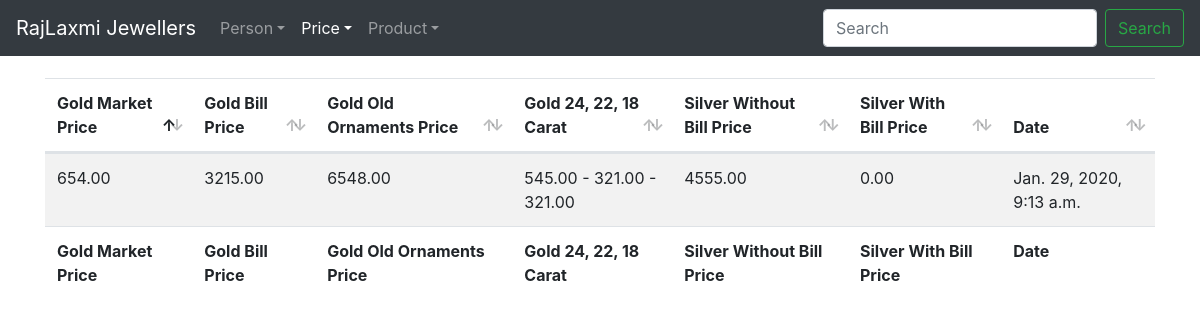
/price/detail/1/, run on the app's committed database.
### price/models.py (models this page shows, shortened)
class Price(models.Model):
	gold_market_price = models.DecimalField(max_digits=21, decimal_places=2)
	gold_bill_price = models.DecimalField(max_digits=21, decimal_places=2)
	gold_old_ornaments_price = models.DecimalField(max_digits=21, decimal_places=2)
	gold_24_carat = models.DecimalField(max_digits=21, decimal_places=2)
	gold_22_carat = models.DecimalField(max_digits=21, decimal_places=2)
	gold_18_carat = models.DecimalField(max_digits=21, decimal_places=2)
	silver_without_bill_price = models.DecimalField(max_digits=21, decimal_places=2)
	silver_with_bill_price = models.DecimalField(null=True, blank=True,
												max_digits=21, decimal_places=2,
												default=0.00)
	date_added = models.DateTimeField(auto_now_add=True)

### price/views.py (the view)
# urls.py: path("detail/<int:pk>/", DetailPriceView.as_view(), name="price-detail"),
class DetailPriceView(DetailView):
	model = Price

### price/templates/price/price_detail.html (shortened to what this page needs)
{% extends "base.html" %}
{% block content %}
<table id="price_table" class="table table-hover table-striped" style="width:100%">
	<thead>
		<tr>
			<th>Gold Market Price</th>
			<th>Gold Bill Price</th>
			<th>Gold Old Ornaments Price</th>
			<th>Gold 24, 22, 18 Carat</th>
			<th>Silver Without Bill Price</th>
			<th>Silver With Bill Price</th>
			<th>Date</th>
		</tr>
	</thead>
	<tbody>
		<tr>
			<td>{{ object.gold_market_price }}</td>
			<td>{{ object.gold_bill_price }}</td>
			<td>{{ object.gold_old_ornaments_price }}</td>
			<td>
			{{ object.gold_24_carat }} -
			{{ object.gold_22_carat }} -
			{{ object.gold_18_carat }}
			</td>
			<td>{{ object.silver_without_bill_price }}</td>
			<td>{{ object.silver_with_bill_price }}</td>
			<td>{{ object.date_added }}</td>
		</tr>
	</tbody>
	<tfoot>
		<tr>
			<th>Gold Market Price</th>
			<th>Gold Bill Price</th>
			<th>Gold Old Ornaments Price</th>
			<th>Gold 24, 22, 18 Carat</th>
			<th>Silver Without Bill Price</th>
			<th>Silver With Bill Price</th>
			<th>Date</th>
		</tr>
	</tfoot>
</table>
{% endblock content %}

### data on the page
Price: gold_market_price "654.00", gold_bill_price "3215.00", gold_old_ornaments_price "6548.00", gold_24_carat "545.00", gold_22_carat "321.00", gold_18_carat "321.00", silver_without_bill_price "4555.00", silver_with_bill_price "0.00", date_added "Jan. 29, 2020, 9:13 a.m."
